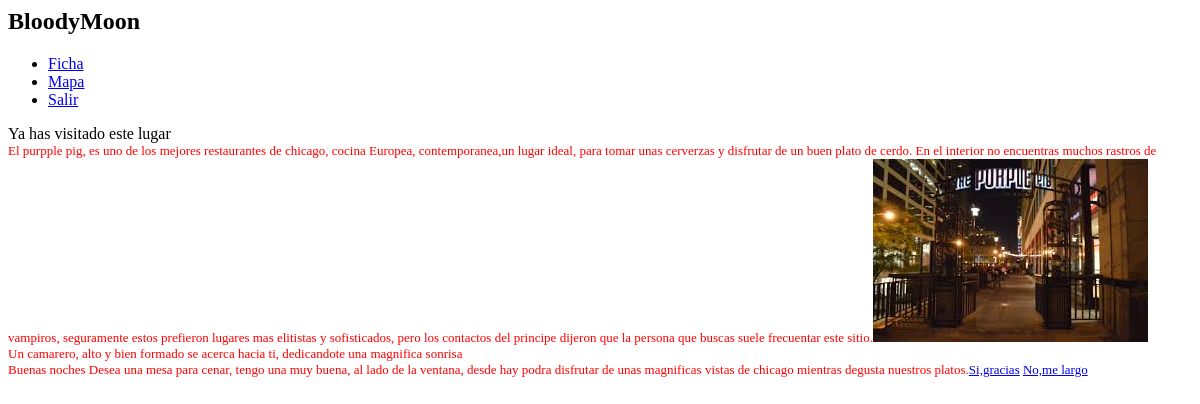
/bareto.php (signed in), run on the app's committed database.
### tables this page shows
CREATE TABLE IF NOT EXISTS `escena` (
`ID` int(11) NOT NULL,
  `nombre` text NOT NULL,
  `descripcion` text NOT NULL,
  `imagen` text NOT NULL,
  `visitada` tinyint(4) DEFAULT NULL
);

CREATE TABLE IF NOT EXISTS `actores` (
  `nombre` varchar(11) NOT NULL,
  `charla` text NOT NULL,
  `FUE` int(10) NOT NULL,
  `RES` int(10) NOT NULL,
  `vida` tinyint(2) unsigned NOT NULL,
  `vida_total` int(100) NOT NULL,
  `imagen` text NOT NULL
);

### bareto.php (the view, shortened to what this page needs)
<html>
<head>
  <link rel="stylesheet" type="text/css" href="estilo.css" >
 <link rel="stylesheet" href="http://code.jquery.com/mobile/1.0a4.1/jquery.mobile-1.0a4.1.min.css" />
</head>
<body>
    <div data-role="page">
    <div data-role="header">
        <h2>BloodyMoon</h2>
	<div data-role="navbar">
   <ul>
      <li><a href="ficha.php" data-icon="grid" >Ficha</a></li>
      <li><a href="mapa.php" data-icon="plus">Mapa</a></li>
      <li><a href="logout.php" data-icon="star">Salir</a></li>
   </ul>
</div>
    </div>
    <?php
include("sentencias.php");
if(!isset($_SESSION['uid'])){
    echo "Tienes que estar logeado para ver esta pagina!";
    }else{
		$user_login=$usuario['nomusuario'];
		$loc="bareto";
$consulta_visita="SELECT visitada FROM escena where nombre='$loc'";
    $consultavisita = mysql_query($consulta_visita);
       while($row = mysql_fetch_assoc($consultavisita)){
$visita=$row['visitada'];
       }
if ($visita ==1){
 echo "Ya has visitado este lugar";
       }
else
$upda=mysql_query("UPDATE `usuario` SET `ultima_loc`='$loc' where`nomusuario`='$user_login'")or die(mysql_error());
    ?>
    <div data-role="content">
    <?php
    $consulta2="SELECT * FROM escena where ID=5";
    $resultado = mysql_query($consulta2);
    while ($fila = mysql_fetch_assoc($resultado)) {
    echo $fila["descripcion"];
    echo '<img src="'.$fila["imagen"].'">';
   }
?>
<br>
<?php
echo "Un camarero, alto y bien formado se acerca hacia ti, dedicandote una magnifica sonrisa";
?>
<br>
<?php
    $consulta3="SELECT * FROM actores where nombre='camarero'";
    $resultado2 = mysql_query($consulta3);
    while ($fila = mysql_fetch_assoc($resultado2)) {
    echo $fila["charla"];
   }
   ?>
<a href="interior.php" data-role="button" data-mini="true">Si,gracias</a>
<a href="mapa.php" data-role="button" data-mini="true">No,me largo</a>
       </body>
  <?php
}
?>

### estilo.css (style rules this page uses)
[data-role="content"] { font-size:small;font-style:normal;color:red;text-shadow: none; }

### data on the page
escena: descripcion "El purpple pig, es uno de los mejores restaurantes de chicago, cocina Europea, contemporanea,un lugar ideal, para tomar unas cerverzas y disfrutar de un buen plato de cerdo. En el interior no encuentras muchos rastros de vampiros, seguramente estos prefieron lugares mas elitistas y sofisticados, pero los contactos del principe dijeron que la persona que buscas suele frecuentar este sitio.", imagen (picture)
actores: charla "Buenas noches Desea una mesa para cenar, tengo una muy buena, al lado de la ventana, desde hay podra disfrutar de unas magnificas vistas de chicago mientras degusta nuestros platos."
